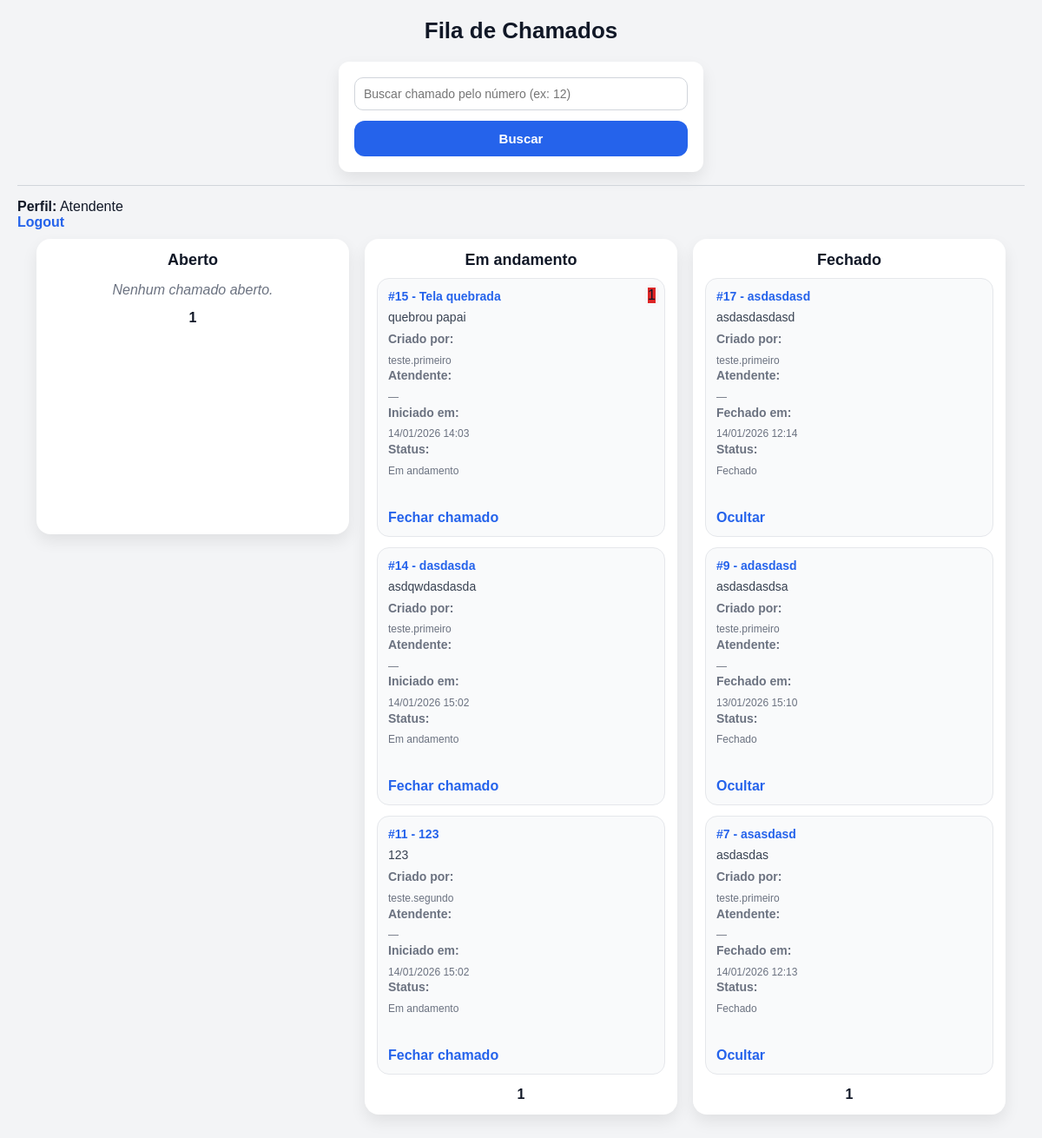
Page /fila (signed in) on the committed database.
### tables this page shows
CREATE TABLE tickets (
    id INTEGER PRIMARY KEY AUTOINCREMENT, -- ID único do chamado (auto incremento)

    titulo TEXT NOT NULL,                 -- Título do chamado
    descricao TEXT NOT NULL,              -- Descrição do problema

    status TEXT NOT NULL,                 -- Status do ticket: Aberto | Em andamento | Fechado

    user_id INTEGER NOT NULL,             -- ID do usuário que criou o chamado

    attendant_id INTEGER,                 -- ID do atendente responsável (pode ser NULL)

    created_at TEXT NOT NULL,             -- Data/hora de criação do chamado

    started_at TEXT,                      -- Data/hora de início do atendimento (pode ser NULL)
    closed_at TEXT,                       -- Data/hora de fechamento (pode ser NULL)

    is_hidden INTEGER NOT NULL,           -- 0 = visível | 1 = oculto (soft delete)

    hidden_by INTEGER,                    -- ID de quem ocultou (atendente/admin)
    hidden_at TEXT                        -- Data/hora que foi ocultado
, last_status_at TEXT, last_status_by INTEGER, last_comment_at TEXT, last_comment_by INTEGER, user_seen_at TEXT, attendant_seen_at TEXT, admin_seen_at TEXT, user_seen_comment_id INTEGER, attendant_seen_comment_id INTEGER, admin_seen_comment_id INTEGER, user_seen_status_at TEXT, attendant_seen_status_at TEXT, admin_seen_status_at TEXT);

CREATE TABLE users (
    id INTEGER PRIMARY KEY AUTOINCREMENT,
    username TEXT NOT NULL UNIQUE,
    email TEXT,
    senha TEXT NOT NULL,
    is_admin INTEGER NOT NULL
);

### app.py (the view)
@app.route('/fila')
def fila():
    if 'user_id' not in session:
        return redirect(url_for('login'))
    if session.get('nivel') != 1:
        return redirect(url_for('dashboard'))
    abertos_page = int(request.args.get('abertos_page', 1))
    andamento_page = int(request.args.get('andamento_page', 1))
    fechados_page = int(request.args.get('fechados_page', 1))
    base_select = """
        SELECT
            tickets.id,
            tickets.titulo,
            tickets.descricao,
            tickets.status,
            tickets.created_at,
            tickets.started_at,
            tickets.closed_at,
            tickets.is_hidden,
            creator.username,
            attendant.username AS attendant_name
        FROM tickets
        JOIN users AS creator ON tickets.user_id = creator.id
        LEFT JOIN users AS attendant ON tickets.attendant_id = attendant.id
        WHERE tickets.is_hidden = 0
    """
    abertos, abertos_has_prev, abertos_has_next = paginar_por_status(
        base_select + " AND tickets.status = 'Aberto'",
        (),
        abertos_page
    )
    andamento, andamento_has_prev, andamento_has_next = paginar_por_status(
        base_select + " AND tickets.status = 'Em andamento' AND tickets.attendant_id = ?",
        (session['user_id'],),
        andamento_page
    )
    fechados, fechados_has_prev, fechados_has_next = paginar_por_status(
        base_select + " AND tickets.status = 'Fechado' AND tickets.attendant_id = ?",
        (session['user_id'],),
        fechados_page
    )
    unread_counts = {}
    unread_counts.update(montar_unread_counts(abertos))
    unread_counts.update(montar_unread_counts(andamento))
    unread_counts.update(montar_unread_counts(fechados))
    return render_template(
        'fila_kanban.html',
        abertos=abertos,
        andamento=andamento,
        fechados=fechados,
        unread_counts=unread_counts,
        abertos_page=abertos_page,
        abertos_has_prev=abertos_has_prev,
        abertos_has_next=abertos_has_next,
        andamento_page=andamento_page,
        andamento_has_prev=andamento_has_prev,
        andamento_has_next=andamento_has_next,
        fechados_page=fechados_page,
        fechados_has_prev=fechados_has_prev,
        fechados_has_next=fechados_has_next
    )

### app.py (called while the page is built)
def get_db_connection():
    conn = sqlite3.connect('database.db')
    conn.row_factory = sqlite3.Row
    return conn

def montar_unread_counts(tickets):
    unread = {}
    for t in tickets:
        unread[t["id"]] = get_unread_count(t["id"])
    return unread

def paginar_por_status(query_base, params_base, page):
    offset = (page - 1) * PER_PAGE
    conn = get_db_connection()
    cursor = conn.cursor()
    cursor.execute(f"SELECT COUNT(*) AS total FROM ({query_base})", params_base)
    total = cursor.fetchone()['total']
    cursor.execute(query_base + " ORDER BY tickets.id DESC LIMIT ? OFFSET ?",
                   params_base + (PER_PAGE, offset))
    itens = cursor.fetchall()
    conn.close()
    has_prev = page > 1
    has_next = (offset + PER_PAGE) < total
    return itens, has_prev, has_next

### templates/fila_kanban.html (shortened to what this page needs)
<!DOCTYPE html>
<html lang="pt-br">
<head>
    <link rel="stylesheet" href="{{ url_for('static', filename='style.css') }}">
</head>
<body>
<h1>Fila de Chamados</h1>
<form method="GET" action="{{ url_for('buscar_ticket') }}">
    <input type="text" name="ticket_id" placeholder="Buscar chamado pelo número (ex: 12)" required>
    <button type="submit">Buscar</button>
</form>
<hr>
<p><strong>Perfil:</strong> Atendente</p>
<p>
    <a href="{{ url_for('logout') }}">Logout</a>
</p>
<div class="kanban">
    <div class="coluna">
        <h3>Aberto</h3>
        {% for t in abertos %}
            <div class="card card-badge">
                {% set count = unread_counts.get(t['id'], 0) %}
                {% if count > 0 %}
                    <div class="badge-corner badge-red">{{ count }}</div>
                {% endif %}
                <strong>
                    <a href="{{ url_for('ticket_detail', ticket_id=t['id']) }}">
                        #{{ t['id'] }} - {{ t['titulo'] }}
                    </a>
                </strong>
                <p>{{ t['descricao'] }}</p>
                <small>
                    <strong>Criado por:</strong> {{ t['username'] }}<br>
                    <strong>Criado em:</strong> {{ t['created_at'] }}<br>
                    <strong>Status:</strong> {{ t['status'] }}
                </small>
                <br><br>
                <a href="{{ url_for('start_ticket', ticket_id=t['id']) }}">
                    Iniciar atendimento
                </a>
            </div>
        {% else %}
            <p class="vazio">Nenhum chamado aberto.</p>
        {% endfor %}
        <div class="paginacao">
            <strong>{{ abertos_page }}</strong>
        </div>
    </div>
    <div class="coluna">
        <h3>Em andamento</h3>
        {% for t in andamento %}
            <div class="card card-badge">
                {% set count = unread_counts.get(t['id'], 0) %}
                {% if count > 0 %}
                    <div class="badge-corner badge-red">{{ count }}</div>
                {% endif %}
                <strong>
                    <a href="{{ url_for('ticket_detail', ticket_id=t['id']) }}">
                        #{{ t['id'] }} - {{ t['titulo'] }}
                    </a>
                </strong>
                <p>{{ t['descricao'] }}</p>
                <small>
                    <strong>Criado por:</strong> {{ t['username'] }}<br>
                    <strong>Atendente:</strong> {{ t['username_1'] or "—" }}<br>
                    <strong>Iniciado em:</strong> {{ t['started_at'] or "—" }}<br>
                    <strong>Status:</strong> {{ t['status'] }}
                </small>
                <br><br>
                <a href="{{ url_for('close_ticket', ticket_id=t['id']) }}">
                    Fechar chamado
                </a>
            </div>
        {% else %}
            <p class="vazio">Nenhum chamado em andamento.</p>
        {% endfor %}
        <div class="paginacao">
            <strong>{{ andamento_page }}</strong>
        </div>
    </div>
    <div class="coluna">
        <h3>Fechado</h3>
        {% for t in fechados %}
            <div class="card card-badge">
                {% set count = unread_counts.get(t['id'], 0) %}
                <strong>
                    <a href="{{ url_for('ticket_detail', ticket_id=t['id']) }}">
                        #{{ t['id'] }} - {{ t['titulo'] }}
                    </a>
                </strong>
                <p>{{ t['descricao'] }}</p>
                <small>
                    <strong>Criado por:</strong> {{ t['username'] }}<br>
                    <strong>Atendente:</strong> {{ t['username_1'] or "—" }}<br>
                    <strong>Fechado em:</strong> {{ t['closed_at'] or "—" }}<br>
                    <strong>Status:</strong> {{ t['status'] }}
                </small>
                <br><br>
                {% if t['status'] == 'Fechado' %}
                    <a href="{{ url_for('hide_ticket', ticket_id=t['id']) }}"
                       onclick="return confirm('Deseja ocultar este chamado?');">
                        Ocultar
                    </a>
                {% endif %}
            </div>
        {% else %}
            <p class="vazio">Nenhum chamado fechado.</p>
        {% endfor %}
        <div class="paginacao">
            <strong>{{ fechados_page }}</strong>
        </div>
    </div>
</div>
</body>
</html>

### static/style.css (style rules this page uses)
* { margin: 0; padding: 0; box-sizing: border-box; }
body { font-family: Arial, Helvetica, sans-serif; background: #f3f4f6; color: #111827; padding: 20px; }
h1 { text-align: center; margin-bottom: 20px; font-size: 26px; }
a { color: #2563eb; text-decoration: none; font-weight: bold; }
hr { margin: 15px 0; border: none; border-top: 1px solid #d1d5db; }
form { background-color: #ffffff; width: 100%; max-width: 420px; margin: 15px auto; padding: 18px; border-radius: 12px; box-shadow: 0 8px 18px rgba(0,0,0,0.08); }
input { width: 100%; padding: 10px; border: 1px solid #d1d5db; border-radius: 10px; outline: none; margin-bottom: 12px; font-size: 14px; }
button { width: 100%; padding: 12px; background-color: #2563eb; color: white; border: none; cursor: pointer; border-radius: 12px; font-size: 15px; font-weight: bold; transition: 0.2s; }
.kanban { display: flex; gap: 18px; padding: 10px; align-items: flex-start; flex-wrap: wrap; justify-content: center; }
.coluna { background: #ffffff; padding: 14px; border-radius: 16px; width: 100%; max-width: 360px; min-height: 340px; box-shadow: 0 8px 18px rgba(0,0,0,0.08); }
.coluna h3 { text-align: center; margin-bottom: 10px; font-size: 18px; color: #111827; }
.card { background: #f9fafb; padding: 12px; border-radius: 14px; margin-bottom: 12px; border: 1px solid #e5e7eb; transition: 0.15s; position: relative; }
.card strong { display: block; margin-bottom: 6px; font-size: 14px; }
.card p { margin: 8px 0; font-size: 14px; color: #374151; }
.card small { display: block; font-size: 12px; color: #6b7280; line-height: 1.4; }
.vazio { font-style: italic; color: #6b7280; text-align: center; margin-top: 15px; }
.paginacao { text-align: center; margin-top: 14px; }
.badge-corner { position: absolute; top: 10px; right: 10px; display: flex; gap: 6px; align-items: center; z-index: 5; }
.badge-red { background: #dc2626; }
.badge-red::after, .badge-yellow::after { content: ""; position: absolute; inset: -4px; border-radius: 999px; opacity: 0.22; animation: pulseBadge 1.6s ease-in-out infinite; border: 2px solid rgba(0, 0, 0, 0.08); }

### rows in the picture
tickets: count "1", id "15", titulo "Tela quebrada", descricao "quebrou papai", username "teste.primeiro", t "—", started_at "14/01/2026 14:03", status "Em andamento"
tickets: id "14", titulo "dasdasda", descricao "asdqwdasdasda", username "teste.primeiro", t "—", started_at "14/01/2026 15:02", status "Em andamento"
tickets: id "11", titulo "123", descricao "123", username "teste.segundo", t "—", started_at "14/01/2026 15:02", status "Em andamento"
tickets: id "17", titulo "asdasdasd", descricao "asdasdasdasd", username "teste.primeiro", t "—", closed_at "14/01/2026 12:14", status "Fechado"
tickets: id "9", titulo "adasdasd", descricao "asdasdasdsa", username "teste.primeiro", t "—", closed_at "13/01/2026 15:10", status "Fechado"
tickets: id "7", titulo "asasdasd", descricao "asdasdas", username "teste.primeiro", t "—", closed_at "14/01/2026 12:13", status "Fechado"

### other values in the picture
{{ abertos_page }} "1"
{{ andamento_page }} "1"
{{ fechados_page }} "1"
